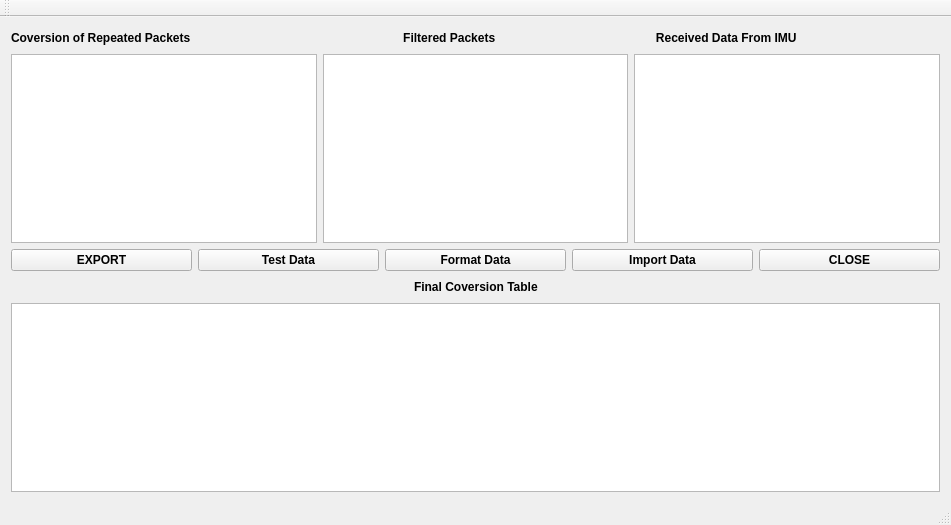
<?xml version="1.0" encoding="UTF-8"?>
<ui version="4.0">
 <class>MainWindow</class>
 <widget class="QMainWindow" name="MainWindow">
  <property name="geometry">
   <rect>
    <x>0</x>
    <y>0</y>
    <width>951</width>
    <height>525</height>
   </rect>
  </property>
  <property name="windowTitle">
   <string>MainWindow</string>
  </property>
  <widget class="QWidget" name="centralWidget">
   <layout class="QGridLayout" name="gridLayout_2">
    <item row="0" column="0">
     <layout class="QVBoxLayout" name="verticalLayout_3">
      <item>
       <layout class="QVBoxLayout" name="verticalLayout">
        <item>
         <layout class="QHBoxLayout" name="horizontalLayout_3">
          <item>
           <widget class="QLabel" name="label_3">
            <property name="font">
             <font>
              <pointsize>9</pointsize>
              <weight>75</weight>
              <bold>true</bold>
             </font>
            </property>
            <property name="text">
             <string>Coversion of Repeated Packets</string>
            </property>
           </widget>
          </item>
          <item>
           <spacer name="horizontalSpacer">
            <property name="orientation">
             <enum>Qt::Horizontal</enum>
            </property>
            <property name="sizeHint" stdset="0">
             <size>
              <width>40</width>
              <height>20</height>
             </size>
            </property>
           </spacer>
          </item>
          <item>
           <widget class="QLabel" name="label_2">
            <property name="font">
             <font>
              <pointsize>9</pointsize>
              <weight>75</weight>
              <bold>true</bold>
             </font>
            </property>
            <property name="text">
             <string>                   Filtered Packets</string>
            </property>
           </widget>
          </item>
          <item>
           <spacer name="horizontalSpacer_2">
            <property name="orientation">
             <enum>Qt::Horizontal</enum>
            </property>
            <property name="sizeHint" stdset="0">
             <size>
              <width>40</width>
              <height>20</height>
             </size>
            </property>
           </spacer>
          </item>
          <item>
           <widget class="QLabel" name="label">
            <property name="font">
             <font>
              <pointsize>9</pointsize>
              <weight>75</weight>
              <bold>true</bold>
             </font>
            </property>
            <property name="text">
             <string>   Received Data From IMU</string>
            </property>
           </widget>
          </item>
          <item>
           <spacer name="horizontalSpacer_5">
            <property name="orientation">
             <enum>Qt::Horizontal</enum>
            </property>
            <property name="sizeHint" stdset="0">
             <size>
              <width>40</width>
              <height>20</height>
             </size>
            </property>
           </spacer>
          </item>
         </layout>
        </item>
        <item>
         <layout class="QHBoxLayout" name="horizontalLayout">
          <item>
           <widget class="QTableView" name="tableView_3"/>
          </item>
          <item>
           <widget class="QPlainTextEdit" name="plainTextEdit"/>
          </item>
          <item>
           <widget class="QPlainTextEdit" name="plainTextEdit_2"/>
          </item>
         </layout>
        </item>
       </layout>
      </item>
      <item>
       <layout class="QHBoxLayout" name="horizontalLayout_2">
        <item>
         <widget class="QPushButton" name="EXCELL">
          <property name="font">
           <font>
            <weight>75</weight>
            <bold>true</bold>
           </font>
          </property>
          <property name="text">
           <string>EXPORT</string>
          </property>
         </widget>
        </item>
        <item>
         <widget class="QPushButton" name="TESTT">
          <property name="font">
           <font>
            <weight>75</weight>
            <bold>true</bold>
           </font>
          </property>
          <property name="text">
           <string>Test Data</string>
          </property>
         </widget>
        </item>
        <item>
         <widget class="QPushButton" name="Send_data">
          <property name="font">
           <font>
            <weight>75</weight>
            <bold>true</bold>
           </font>
          </property>
          <property name="text">
           <string>Format Data</string>
          </property>
         </widget>
        </item>
        <item>
         <widget class="QPushButton" name="pushButton_2">
          <property name="font">
           <font>
            <weight>75</weight>
            <bold>true</bold>
           </font>
          </property>
          <property name="text">
           <string>Import Data</string>
          </property>
         </widget>
        </item>
        <item>
         <widget class="QPushButton" name="pushButton">
          <property name="font">
           <font>
            <weight>75</weight>
            <bold>true</bold>
           </font>
          </property>
          <property name="text">
           <string>CLOSE</string>
          </property>
         </widget>
        </item>
       </layout>
      </item>
      <item>
       <layout class="QGridLayout" name="gridLayout">
        <item row="0" column="0">
         <layout class="QHBoxLayout" name="horizontalLayout_4">
          <item>
           <spacer name="horizontalSpacer_3">
            <property name="orientation">
             <enum>Qt::Horizontal</enum>
            </property>
            <property name="sizeHint" stdset="0">
             <size>
              <width>40</width>
              <height>20</height>
             </size>
            </property>
           </spacer>
          </item>
          <item>
           <widget class="QLabel" name="label_4">
            <property name="font">
             <font>
              <pointsize>9</pointsize>
              <weight>75</weight>
              <bold>true</bold>
             </font>
            </property>
            <property name="text">
             <string>Final Coversion Table</string>
            </property>
           </widget>
          </item>
          <item>
           <spacer name="horizontalSpacer_4">
            <property name="orientation">
             <enum>Qt::Horizontal</enum>
            </property>
            <property name="sizeHint" stdset="0">
             <size>
              <width>40</width>
              <height>20</height>
             </size>
            </property>
           </spacer>
          </item>
         </layout>
        </item>
        <item row="1" column="0">
         <widget class="QTableView" name="tableView_unique"/>
        </item>
       </layout>
      </item>
     </layout>
    </item>
   </layout>
  </widget>
  <widget class="QMenuBar" name="menuBar">
   <property name="geometry">
    <rect>
     <x>0</x>
     <y>0</y>
     <width>951</width>
     <height>21</height>
    </rect>
   </property>
  </widget>
  <widget class="QToolBar" name="mainToolBar">
   <attribute name="toolBarArea">
    <enum>TopToolBarArea</enum>
   </attribute>
   <attribute name="toolBarBreak">
    <bool>false</bool>
   </attribute>
  </widget>
  <widget class="QStatusBar" name="statusBar"/>
 </widget>
 <layoutdefault spacing="6" margin="11"/>
 <resources/>
 <connections/>
</ui>
